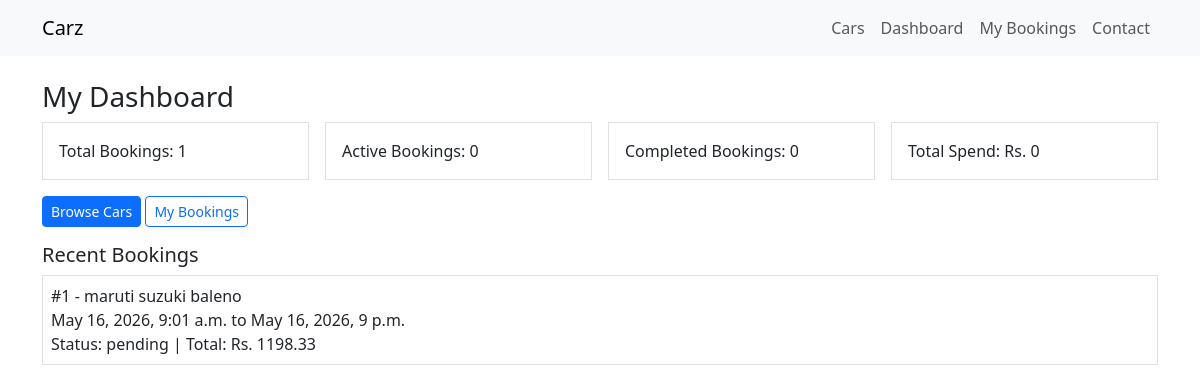
The page /dashboard/ (signed in) on the database its author committed.
### apps/bookings/models.py (models this page shows, shortened)
class Booking(models.Model):
    MIN_BOOKING_HOURS = 6
    class BookingType(models.TextChoices):
        SELF_DRIVE = "self_drive", "Self Drive"
        WITH_DRIVER = "with_driver", "With Driver"
    class Status(models.TextChoices):
        PENDING = "pending", "Pending"
        CONFIRMED = "confirmed", "Confirmed"
        ONGOING = "ongoing", "Ongoing"
        COMPLETED = "completed", "Completed"
        CANCELLED = "cancelled", "Cancelled"
    customer = models.ForeignKey(settings.AUTH_USER_MODEL, related_name="bookings", on_delete=models.CASCADE)
    car = models.ForeignKey(Car, related_name="bookings", on_delete=models.CASCADE)
    driver = models.ForeignKey(Driver, related_name="bookings", on_delete=models.SET_NULL, blank=True, null=True)
    start_datetime = models.DateTimeField(db_index=True)
    end_datetime = models.DateTimeField(db_index=True)
    booking_type = models.CharField(max_length=20, choices=BookingType.choices, default=BookingType.SELF_DRIVE)
    status = models.CharField(max_length=20, choices=Status.choices, default=Status.PENDING, db_index=True)
    base_amount = models.DecimalField(max_digits=12, decimal_places=2, default=0)
    driver_amount = models.DecimalField(max_digits=12, decimal_places=2, default=0)
    total_amount = models.DecimalField(max_digits=12, decimal_places=2, default=0)
    created_at = models.DateTimeField(auto_now_add=True)

### apps/cars/models.py (models this page shows, shortened)
class Car(models.Model):
    class FuelType(models.TextChoices):
        PETROL = "petrol", "Petrol"
        DIESEL = "diesel", "Diesel"
        CNG = "cng", "CNG"
        ELECTRIC = "electric", "Electric"
    class Transmission(models.TextChoices):
        MANUAL = "manual", "Manual"
        AUTOMATIC = "automatic", "Automatic"
    class Status(models.TextChoices):
        AVAILABLE = "available", "Available"
        BOOKED = "booked", "Booked"
        UNDER_SERVICE = "under_service", "Under Service"
        NOT_AVAILABLE = "not_available", "Not Available"
    brand = models.CharField(max_length=100, db_index=True)
    model = models.CharField(max_length=100, db_index=True)
    year = models.PositiveIntegerField()
    color = models.CharField(max_length=50)
    fuel_type = models.CharField(max_length=20, choices=FuelType.choices, db_index=True)
    transmission = models.CharField(max_length=20, choices=Transmission.choices)
    seating_capacity = models.PositiveSmallIntegerField(db_index=True)
    description = models.TextField(blank=True)
    is_driver_available = models.BooleanField(default=False, db_index=True)
    status = models.CharField(max_length=20, choices=Status.choices, default=Status.AVAILABLE, db_index=True)

### apps/dashboard/views.py (the view)
# urls.py: path("dashboard/", CustomerDashboardView.as_view(), name="customer-dashboard"),
class CustomerDashboardView(LoginRequiredMixin, TemplateView):
    template_name = "dashboard/customer_dashboard.html"
    def get_context_data(self, **kwargs):
        context = super().get_context_data(**kwargs)
        user_bookings = Booking.objects.filter(customer=self.request.user)
        context["total_bookings"] = user_bookings.count()
        context["active_bookings"] = user_bookings.filter(status__in=[Booking.Status.CONFIRMED, Booking.Status.ONGOING]).count()
        context["completed_bookings"] = user_bookings.filter(status=Booking.Status.COMPLETED).count()
        spend = user_bookings.filter(status__in=[Booking.Status.CONFIRMED, Booking.Status.ONGOING, Booking.Status.COMPLETED]).aggregate(
            total=Sum("total_amount")
        )
        context["total_spend"] = spend["total"] or 0
        context["recent_bookings"] = user_bookings.select_related("car", "driver").order_by("-created_at")[:5]
        return context

### templates/dashboard/customer_dashboard.html
{% extends "base.html" %}
{% block content %}
<h1 class="h3">My Dashboard</h1>
<div class="row g-3 mb-3">
  <div class="col-md-3"><div class="border p-3">Total Bookings: {{ total_bookings }}</div></div>
  <div class="col-md-3"><div class="border p-3">Active Bookings: {{ active_bookings }}</div></div>
  <div class="col-md-3"><div class="border p-3">Completed Bookings: {{ completed_bookings }}</div></div>
  <div class="col-md-3"><div class="border p-3">Total Spend: Rs. {{ total_spend }}</div></div>
</div>
<div class="mb-3">
  <a class="btn btn-sm btn-primary" href="{% url 'car-list' %}">Browse Cars</a>
  <a class="btn btn-sm btn-outline-primary" href="{% url 'booking-history' %}">My Bookings</a>
</div>
<h2 class="h5">Recent Bookings</h2>
{% for booking in recent_bookings %}
  <div class="border p-2 mb-2">
    #{{ booking.id }} - {{ booking.car.brand }} {{ booking.car.model }}
    <br>{{ booking.start_datetime }} to {{ booking.end_datetime }}
    <br>Status: {{ booking.status }} | Total: Rs. {{ booking.total_amount }}
  </div>
{% empty %}
  <p>No bookings yet.</p>
{% endfor %}
{% endblock %}

### rows shown on the page
Booking: id "1", car.brand "maruti suzuki", car.model "baleno", start_datetime "May 16, 2026, 9:01 a.m.", end_datetime "May 16, 2026, 9 p.m.", status "pending", total_amount "1198.33"

### other values the page prints
{{ total_bookings }} "1"
{{ active_bookings }} "0"
{{ completed_bookings }} "0"
{{ total_spend }} "0"
